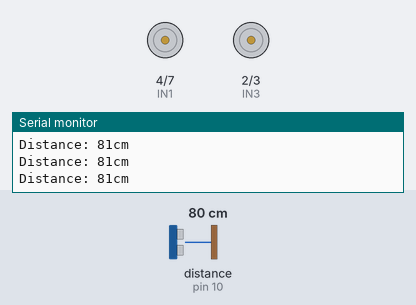
Bench run of a sketch on a simulated Arduino Uno, built with avr-gcc and run on an emulated ATmega328P. On the bench: motor-driver pin pairs drawn as motors (green arrow = first pin HIGH = forward, orange = second pin HIGH = backward, longer = more drive, scaled by the enable pin), the last lines printed to the serial monitor. The test bench sets the inputs (shaded band); at power-on: distance to the obstacle (sensor on pin 10) 80 cm. The echo pulse lasts 58.3 µs per cm.

Above: at 1.2 s.
1.3 s: distance to the obstacle (sensor on pin 10) set to 21 cm
2.8 s: distance to the obstacle (sensor on pin 10) set to 17 cm
At 3.7 s:
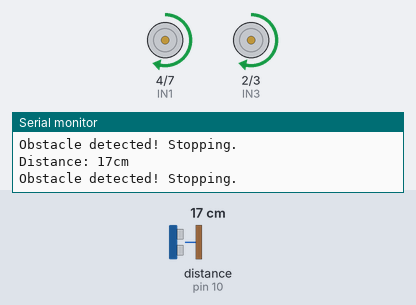
4.3 s: distance to the obstacle (sensor on pin 10) set to 23 cm
At 5.7 s:
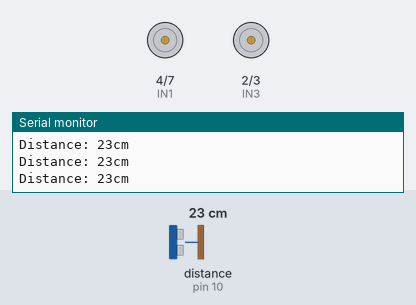
Timing chart, 0 to 7.3 s (numbered marks = the images above; inputs shaded):
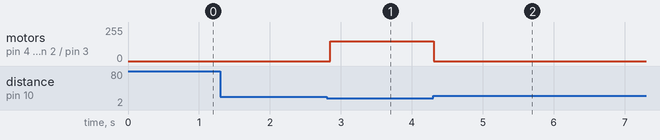

The sketch:

UltrasonicSensor.ino
```cpp
#include <NewPing.h>

// Ultrasonic sensor pins
#define TRIGGER_PIN 9
#define ECHO_PIN 10
#define MAX_DISTANCE 400 // Maximum distance to measure (in cm)

NewPing sonar(TRIGGER_PIN, ECHO_PIN, MAX_DISTANCE); // Initialize the ultrasonic sensor

// Motor control pins
const int ENA = 5;  // Enable right-side pair of motors -- Pair A
const int ENB = 6;  // Enable left-side pair of motors -- Pair B
const int IN1 = 4;  // Command Pair A forwards
const int IN3 = 2;  // Command Pair A backwards
const int IN2 = 7;  // Command Pair B forwards
const int IN4 = 3;  // Command Pair B backwards

void setup() {
  // Motor pins as outputs
  pinMode(ENA, OUTPUT);
  pinMode(ENB, OUTPUT);
  pinMode(IN1, OUTPUT);
  pinMode(IN3, OUTPUT);
  pinMode(IN2, OUTPUT);
  pinMode(IN4, OUTPUT);

  // Initialize serial communication
  Serial.begin(9600);
}

void moveForward() {
  analogWrite(ENA, 150); // Adjust speed if needed
  analogWrite(ENB, 150);
  digitalWrite(IN1, HIGH);
  digitalWrite(IN2, LOW);
  digitalWrite(IN3, HIGH);
  digitalWrite(IN4, LOW);
}

void stopCar() {
  analogWrite(ENA, 0);
  analogWrite(ENB, 0);
  digitalWrite(IN1, LOW);
  digitalWrite(IN2, LOW);
  digitalWrite(IN3, LOW);
  digitalWrite(IN4, LOW);
}

void loop() {
  // Get distance from the ultrasonic sensor
  int distance = sonar.ping_cm();

  // Print distance to the Serial Monitor
  Serial.print("Distance: ");
  Serial.print(distance);
  Serial.println("cm");

  // Check distance and control movement
  if (distance < 20) {
    moveForward();
    Serial.println("Obstacle detected! Stopping.");
  } else if (distance >=20) {
    stopCar();
  }

  delay(50); // Small delay for stability
}
```

Measured:
- the behaviour switches between 20 and 19 cm on distance to the obstacle (sensor on pin 10) (found by bisection; images 0 and 1)
- after the input at 2.8 s, motor on pin 4 (IN1) / pin 7 (IN2), motor on pin 2 (IN3) / pin 3 (IN4): stopped → forward 150/255 after 0.05 s
- after the input at 4.3 s, motor on pin 4 (IN1) / pin 7 (IN2), motor on pin 2 (IN3) / pin 3 (IN4): forward 150/255 → stopped at once
